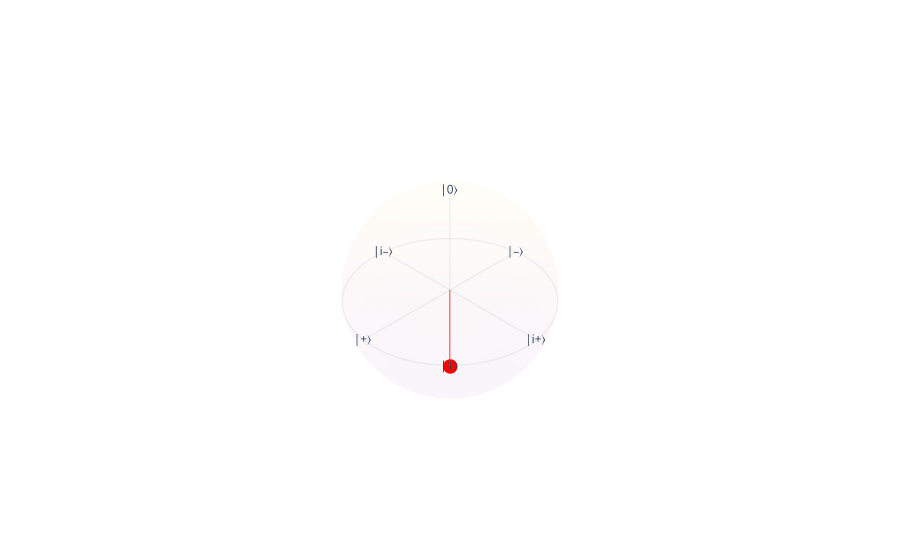

The notebook cell saved with this chart:
### Markdown cell above
#### Concatenando Portas Quânticas

Quando listamos linha por linha a aplicação de portas lógicas quânticas, podemos inflar desnecessariamente o número de linhas de código de um programa, tornando-o menos legível e mais difícil de entender. Portanto, concatenar portas lógicas quânticas para utilizá-las de forma mais concisa é uma prática útil na implementação de algoritmos quânticos. No Ket, existem duas maneiras de concatenar portas lógicas.

A primeira opção é encadear chamadas de função, o que é recomendado quando não há um encadeamento muito grande de portas. No entanto, o aninhamento excessivo de parênteses pode prejudicar a legibilidade do código. Como cada porta implementada no Ket retorna o {class}`~ket.base.Quant` passado como parâmetro, é possível encadear as portas como no exemplo abaixo:

### Code cell
# Instanciando um novo do processo quântico
processo = Process()

# Alocação de um qubit
qubits = processo.alloc()

H(Z(H(qubits)))  # Equivalente a:
# H(qubit)
# Z(qubit)
# H(qubit)

bloch_sphere(qubits)  # Mostra o Bloch Sphere

### Figure 1 — Plotly figure (JSON) as saved in the notebook; plotly's stock layout.template omitted (floating-point values rounded to 4 significant figures; data arrays with more than 128 entries replaced by an {"elided": "..."} marker saying what was removed)
{"data": [{"name": "Bloch Sphere", "opacity": 0.02, "showscale": false, "type": "surface", "x": {"elided": "40x20 float values"}, "y": {"elided": "40x20 float values"}, "z": {"elided": "40x20 float values"}}, {"marker": {"color": "red", "size": 5}, "mode": "markers", "name": "qubit", "type": "scatter3d", "x": [0], "y": [0], "z": [-1.0]}, {"line": {"color": "red", "width": 3}, "mode": "lines", "name": "qubit line", "opacity": 0.5, "type": "scatter3d", "x": [0, 0], "y": [0, 0], "z": [0, -1.0]}, {"line": {"color": "gray", "width": 3}, "mode": "lines", "name": "Equator", "opacity": 0.1, "type": "scatter3d", "x": [1, 0.998, 0.992, 0.9819, 0.9679, 0.9501, 0.9284, 0.9029, 0.8738, 0.8413, 0.8053, 0.766, 0.7237, 0.6785, 0.6306, 0.5801, 0.5272, 0.4723, 0.4154, 0.3569, 0.2969, 0.2358, 0.1736, 0.1108, 0.04758, -0.01587, -0.07925, -0.1423, -0.2048, -0.2665, -0.3271, -0.3863, -0.4441, -0.5, -0.5539, -0.6056, -0.6549, -0.7015, -0.7453, -0.7861, -0.8237, -0.858, -0.8888, -0.9161, -0.9397, -0.9595, -0.9754, -0.9874, -0.9955, -0.9995, -0.9995, -0.9955, -0.9874, -0.9754, -0.9595, -0.9397, -0.9161, -0.8888, -0.858, -0.8237, -0.7861, -0.7453, -0.7015, -0.6549, -0.6056, -0.5539, -0.5, -0.4441, -0.3863, -0.3271, -0.2665, -0.2048, -0.1423, -0.07925, -0.01587, 0.04758, 0.1108, 0.1736, 0.2358, 0.2969, 0.3569, 0.4154, 0.4723, 0.5272, 0.5801, 0.6306, 0.6785, 0.7237, 0.766, 0.8053, 0.8413, 0.8738, 0.9029, 0.9284, 0.9501, 0.9679, 0.9819, 0.992, 0.998, 1], "y": [0, 0.06342, 0.1266, 0.1893, 0.2511, 0.312, 0.3717, 0.4298, 0.4862, 0.5406, 0.5929, 0.6428, 0.6901, 0.7346, 0.7761, 0.8146, 0.8497, 0.8815, 0.9096, 0.9341, 0.9549, 0.9718, 0.9848, 0.9938, 0.9989, 0.9999, 0.9969, 0.9898, 0.9788, 0.9638, 0.945, 0.9224, 0.896, 0.866, 0.8326, 0.7958, 0.7557, 0.7127, 0.6668, 0.6182, 0.5671, 0.5137, 0.4582, 0.4009, 0.342, 0.2817, 0.2203, 0.158, 0.09506, 0.03173, -0.03173, -0.09506, -0.158, -0.2203, -0.2817, -0.342, -0.4009, -0.4582, -0.5137, -0.5671, -0.6182, -0.6668, -0.7127, -0.7557, -0.7958, -0.8326, -0.866, -0.896, -0.9224, -0.945, -0.9638, -0.9788, -0.9898, -0.9969, -0.9999, -0.9989, -0.9938, -0.9848, -0.9718, -0.9549, -0.9341, -0.9096, -0.8815, -0.8497, -0.8146, -0.7761, -0.7346, -0.6901, -0.6428, -0.5929, -0.5406, -0.4862, -0.4298, -0.3717, -0.312, -0.2511, -0.1893, -0.1266, -0.06342, -2.449e-16], "z": [0, 0, 0, 0, 0, 0, 0, 0, 0, 0, 0, 0, 0, 0, 0, 0, 0, 0, 0, 0, 0, 0, 0, 0, 0, 0, 0, 0, 0, 0, 0, 0, 0, 0, 0, 0, 0, 0, 0, 0, 0, 0, 0, 0, 0, 0, 0, 0, 0, 0, 0, 0, 0, 0, 0, 0, 0, 0, 0, 0, 0, 0, 0, 0, 0, 0, 0, 0, 0, 0, 0, 0, 0, 0, 0, 0, 0, 0, 0, 0, 0, 0, 0, 0, 0, 0, 0, 0, 0, 0, 0, 0, 0, 0, 0, 0, 0, 0, 0, 0]}, {"line": {"color": "gray", "width": 3}, "mode": "lines", "name": "x line", "opacity": 0.1, "type": "scatter3d", "x": [1, -1], "y": [0, 0], "z": [0, 0]}, {"line": {"color": "gray", "width": 3}, "mode": "lines", "name": "y line", "opacity": 0.1, "type": "scatter3d", "x": [0, 0], "y": [1, -1], "z": [0, 0]}, {"line": {"color": "gray", "width": 3}, "mode": "lines", "name": "z line", "opacity": 0.1, "type": "scatter3d", "x": [0, 0], "y": [0, 0], "z": [1, -1]}, {"mode": "text", "name": "|0⟩", "text": ["|0⟩"], "textposition": "middle center", "type": "scatter3d", "x": [0], "y": [0], "z": [1]}, {"mode": "text", "name": "|1⟩", "text": ["|1⟩"], "textposition": "middle center", "type": "scatter3d", "x": [0], "y": [0], "z": [-1]}, {"mode": "text", "name": "|+⟩", "text": ["|+⟩"], "textposition": "middle center", "type": "scatter3d", "x": [1], "y": [0], "z": [0]}, {"mode": "text", "name": "|‒⟩", "text": ["|‒⟩"], "textposition": "middle center", "type": "scatter3d", "x": [-1], "y": [0], "z": [0]}, {"mode": "text", "name": "|i+⟩", "text": ["|i+⟩"], "textposition": "middle center", "type": "scatter3d", "x": [0], "y": [1], "z": [0]}, {"mode": "text", "name": "|i‒⟩", "text": ["|i‒⟩"], "textposition": "middle center", "type": "scatter3d", "x": [0], "y": [-1], "z": [0]}], "layout": {"scene": {"aspectmode": "cube", "xaxis": {"range": [-1, 1], "showbackground": false, "showgrid": false, "visible": false}, "yaxis": {"range": [-1, 1], "showbackground": false, "showgrid": false, "visible": false}, "zaxis": {"range": [-1, 1], "showbackground": false, "showgrid": false, "visible": false}}, "showlegend": false}}
